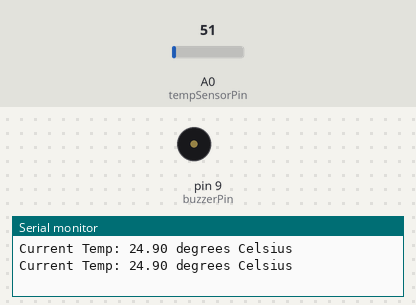
Recording of a sketch running on a simulated Arduino Uno, built with avr-gcc and run on an emulated ATmega328P. Parts: buzzer (waves = sounding, pin HIGH), the last lines printed to the serial monitor. The inputs (shaded band) are chosen by the test bench; at power-on: A0 (tempSensorPin) = 51.

Above: at 5.8 s.
5.9 s: A0 (tempSensorPin) set to 57
At 10.6 s:
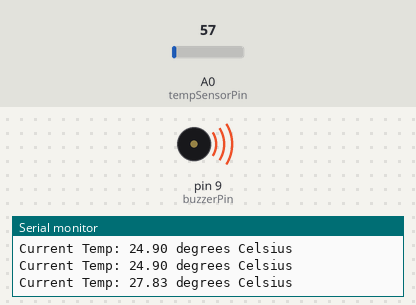
16.7 s: A0 (tempSensorPin) set to 30
At 18.3 s:
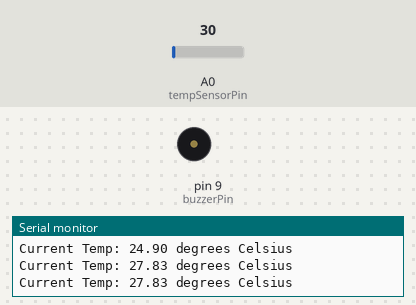
22.7 s: A0 (tempSensorPin) set to 61
At 27.8 s:
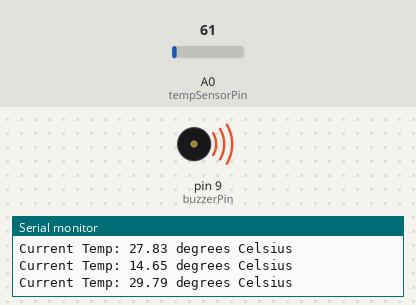
Timing chart, 0 to 39.5 s (numbered marks = the images above; inputs shaded):
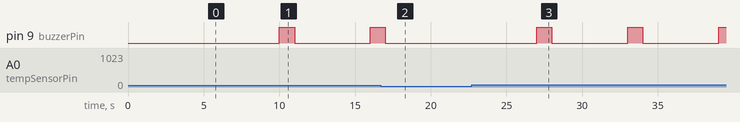

Measured:
- the behaviour switches between 51 and 52 on A0 (tempSensorPin) (found by bisection; images 0 and 1)
- after the input at 5.9 s, pin 9 (buzzerPin): LOW → HIGH after 4.1 s, → LOW 1.0 s later, → HIGH 5.0 s later
- after the input at 16.7 s, pin 9 (buzzerPin): goes on until 17.0 s, then stays LOW
- after the input at 22.7 s, pin 9 (buzzerPin): alternates HIGH for 1.0 s and LOW for 5.0 s, starting after 4.3 s

The sketch:

Digital-Thermometer-Alarm.ino
```cpp
// Digital Thermometer with an Alarm

// Pin assignments
const int tempSensorPin = A0; // Analog pin where we check the temp
const int buzzerPin = 9;      // Digital pin for the buzzer

// Temperature limit
const int tempLimit = 25; // If it's hotter than this, the buzzer goes off you can edit it as much as you want

void setup() {
  Serial.begin(9600); // Start talking to the computer
  pinMode(buzzerPin, OUTPUT); //turn on the buzzer
}

void loop() {
  // Grab the temperature from the LM35 sensor
  int rawTemp = analogRead(tempSensorPin);
  float tempCelsius = (rawTemp * 5.0) / 1024.0 * 100.0;

  // Shows  the temperature
  Serial.print("Current Temp: ");
  Serial.print(tempCelsius);
  Serial.println(" degrees Celsius");

  // Check if it's too hot
  if (tempCelsius > tempLimit) {
    // Activate the buzzer for  1 second
    digitalWrite(buzzerPin, HIGH);
    delay(1000);
    digitalWrite(buzzerPin, LOW);
  }

  delay(5000); // it wairs for 5 seconds before the next reading
}
```
